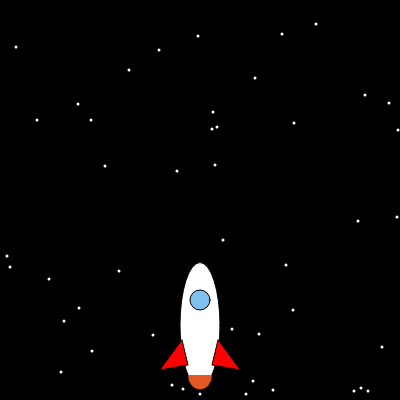
Frame 1 (no input)
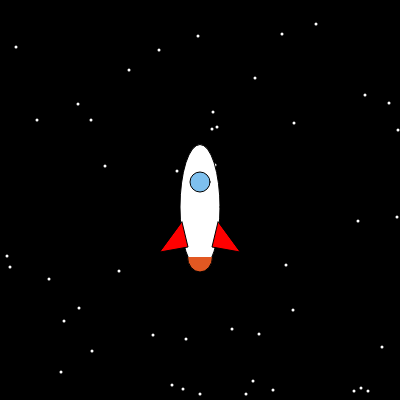
Frame 60 (no input)
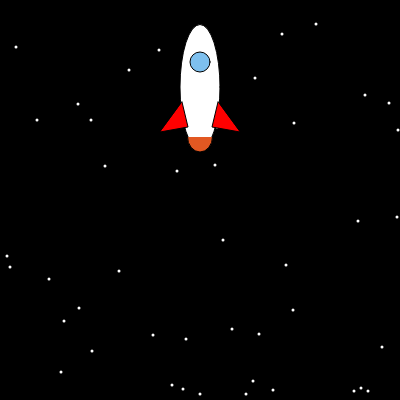
Frame 120 (the mouse pressed at the canvas centre since frame 60)

The p5.js sketch that drew these frames (run headless with seeded random() and noise() and a simulated clock; from frame 60 on, the mouse is pressed at the canvas centre):

// p5.js sketch
// ── sketch.js
var canvasX = 400;
var canvasY = 400;

var rocketBodyX = 200;
var rocketBodyY = 325;
var windowX = rocketBodyX;

var stars = {};
var numStars = 50;

function setup() {
  createCanvas(canvasX, canvasY);
  background('black');
  createStars();
}
function draw() {
  // reset colors
  background('black');

  // Stars
  populateStars();

  // Reset strokes
  stroke('black');
  strokeWeight(1);
  fill('white');

  // Set up changed y variables
  var windowY = rocketBodyY - 25;
  var finTopY = rocketBodyY + 15;
  var finBottomY = rocketBodyY + 40;

  if (rocketBodyY <= -125) {
    rocketBodyY = 300;
    createStars();
  }

  // Body
  ellipse(rocketBodyX, rocketBodyY, 40, 125);

  // Window
  fill('#7EC0EE')
  ellipse(windowX, windowY, 20, 20)

  // Left Fin
  fill('red');
  triangle(rocketBodyX - 18, finTopY, rocketBodyX - 12, finBottomY, rocketBodyX - 40, finBottomY + 5);
  triangle(rocketBodyX + 18, finTopY, rocketBodyX + 12, finBottomY, rocketBodyX + 40, finBottomY + 5);

  // Fire
  fill('#E25822');
  arc(rocketBodyX, rocketBodyY + 50, 25, 30, 0, PI);

  rocketBodyY -= 2;
}

function createStars() {
  var i;

  stars = {};

  for (i = 0; i < numStars; i++) {
    var x = Math.floor(Math.random() * canvasX);
    var y = Math.floor(Math.random() * canvasY);
    stars[x] = y;
  }
}

function populateStars() {
  stroke('white');
  strokeWeight(3);
  Object.keys(stars).forEach(function(key) {
    point(key, stars[key]);
  });
}
